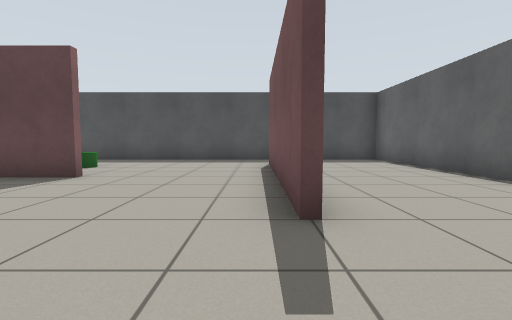
View 1 (above)

13 first-person views from a walk through a Gazebo world. The camera is 0.72 m above the floor, tilts 4° down and sees 85° across. The floor is counted in squares, 1 m on a side. Each view is taken from the middle of a square. On the plan, view 1 faces up. The plan holds only what a view shows up to about 10 squares ahead; the rest is blank.

View 2
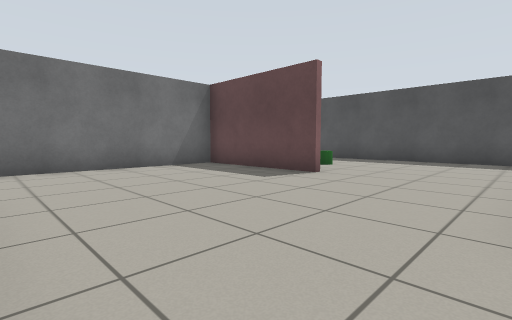

View 3
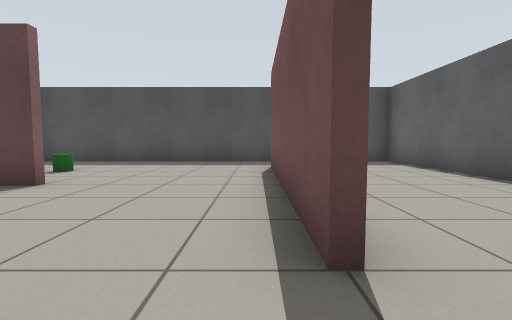

View 4
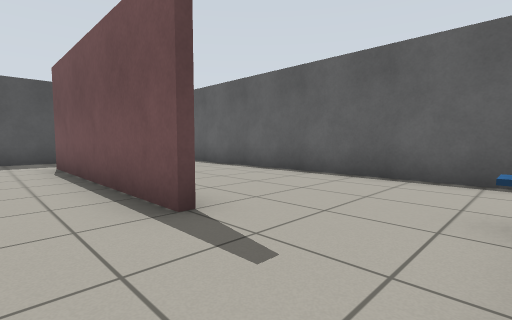

View 5
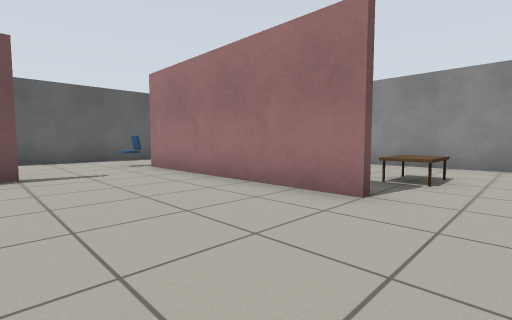

View 6
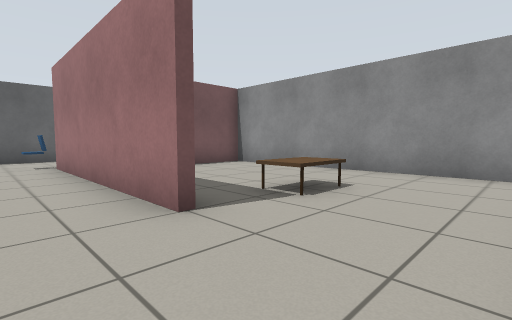

View 7
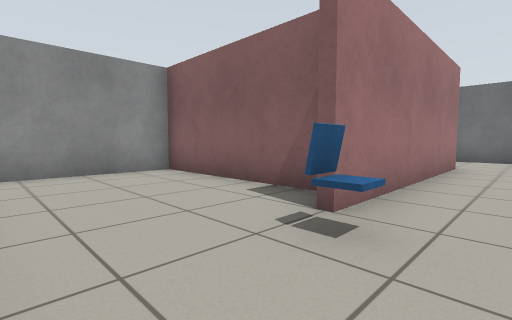

View 8
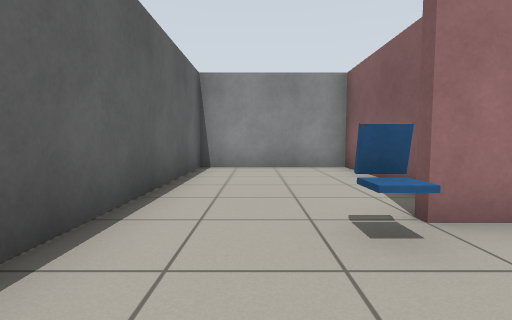

View 9
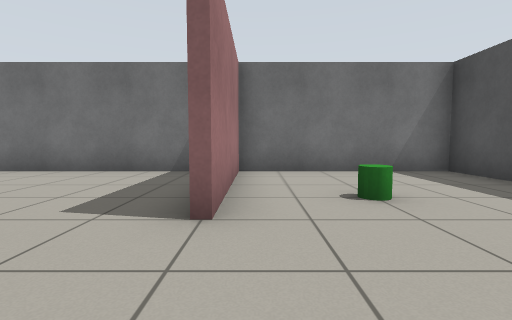

View 10
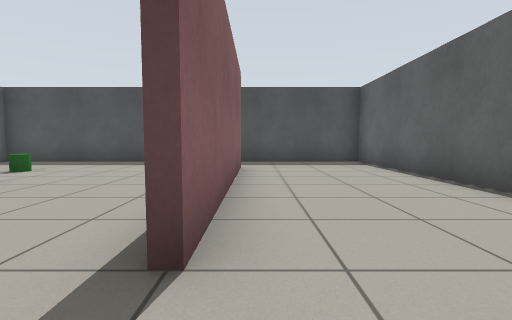

View 11
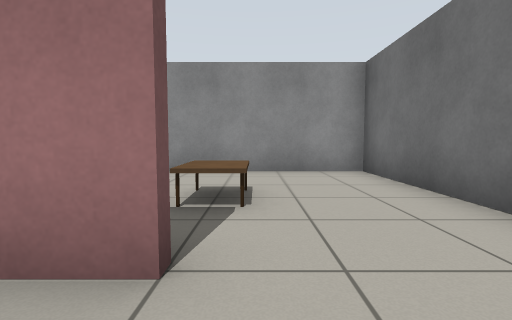

View 12
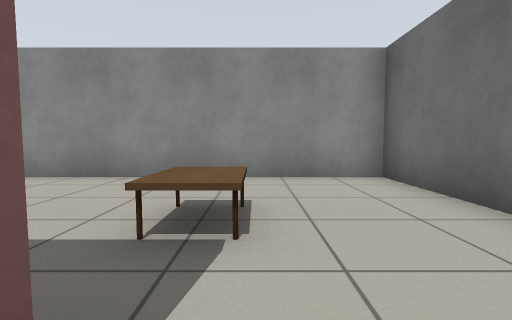

View 13
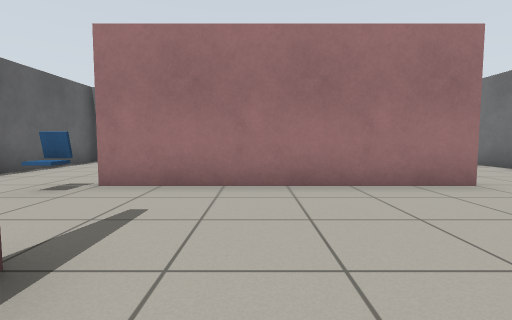

### Floor plan
Ten units are one square. View 1 is at (0, 0); x grows to the right and y downward. Boxes are objects, and circles mark ways between rooms. Rooms are numbered by the first view taken in them; rooms with no view inside come last. Other rooms are left out.
<svg viewBox="-80 -110 130 170">
<path fill="none" stroke="#000" d="M-34 -54 -75 -54M-46 4 15 4M-74 -56 -35 -56M4 -24 4 -85M5 -105 -75 -105 -75 55 0 55M4 55 4 36M6 11 6 55M6 -82 6 -25M0 55 45 55 45 -105 5 -105"/>
<rect x="-55" y="15" width="20" height="20" fill="#bbb"><title>table</title></rect>
<rect x="-55" y="-75" width="10" height="10" fill="#bbb"><title>green cylinder</title></rect>
<rect x="15" y="-5" width="10" height="10" fill="#bbb"><title>chair</title></rect>
<circle cx="0" cy="-95" r="3" fill="#2a7"/>
<circle cx="5" cy="-15" r="3" fill="#2a7"/>
<text x="-40" y="-30">1</text>
<text x="30" y="-30">2</text>
</svg>
Room 1 opens to room 2.

Where each view was taken, in squares from view 1:
view 1: 0 up, 0 right, facing up
view 2: 0 up, 0 right, facing up-left
view 3: 1 up, 0 right, facing up
view 4: 0 up, 1 left, facing up-right
view 5: 3 up, 6 left, facing down-right
view 6: 1 up, 7 left, facing down-right
view 7: 1 up, 4 right, facing down-left
view 8: 2 up, 3 right, facing down
view 9: 6 up, 1 left, facing left
view 10: 1 up, 1 right, facing up
view 11: 1 up, 5 left, facing down
view 12: 0 up, 5 left, facing down
view 13: 4 up, 1 left, facing down
